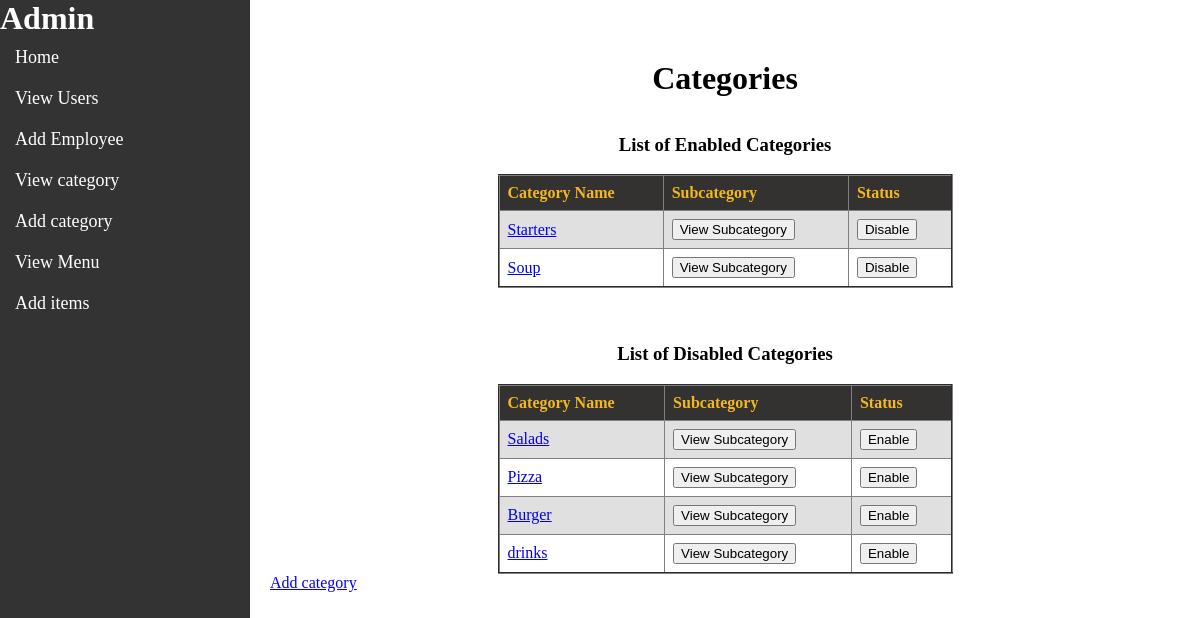
/a_view_category, run on the app's committed database.
### page1/models.py (models this page shows, shortened)
class Category(models.Model):
    cid=models.IntegerField(primary_key=True,auto_created=True,)
    cname=models.CharField(max_length=50,null=False,blank=False)
    status=models.BooleanField(default=False)

### page1/views.py (the view)
# urls.py: path('a_view_category',views.a_view_category,name="a_view_category"),
def a_view_category(request):
    categories=Category.objects.all()
    return render(request,'a_view_category.html',{"cat":categories})

### templates/a_view_category.html (shortened to what this page needs)
{% load static %}
<!DOCTYPE html>
<html>
<head>
</head>
<body>
    {% include 'a_sidebar.html' %}
    <div id="content">
    </div>
    <div id="content">
        <center><h1>Categories</h1></center><br>
        <center><h3>List of Enabled Categories</h3></center>
        <table align="center" height="550%" border=2px soid black>
            <tr>
                <th>Category Name</th>
                <th>Subcategory</th>
                <th>Status</th>
            </tr>
            {% for item in cat %}
            {% if item.status == 1 %}
            <tr>
                <td><a href="{% url 'a_edit_category' item.pk %}">{{item.cname}}</a></td>
                <td>
                    <form method="post" action="{% url 'a_view_subcategory' item.pk %}" name="scview" id="scview">
                        <button type="submit">View Subcategory</button>
                    </form>
                </td>
                <td>
                    <form method="post" action="{% url 'a_status_category' item.pk %}" name="disableitem" id="disableitem">
                        <button type="submit">Disable</button>
                    </form>
                </td>
            </tr>
            {% endif %}
            {% endfor %}
        </table><br><br>
        <center><h3>List of Disabled Categories</h3></center>
        <table align="center" height="550%" border=2px soid black>
            <tr>
                <th>Category Name</th>
                <th>Subcategory</th>
                <th>Status</th>
            </tr>
            {% for item in cat %}
            {% if item.status == 0 %}
            <tr>
                <td><a href="{% url 'a_edit_category' item.pk %}">{{item.cname}}</a></td>
                <td>
                    <form method="post" action="{% url 'a_view_subcategory' item.pk %}" name="scview" id="scview">
                        <button type="submit">View Subcategory</button>
                    </form>
                </td>
                <td>
                    <form method="post" action="{% url 'a_status_category' item.pk %}" name="disableitem" id="disableitem">
                        <button type="submit">Enable</button>
                    </form>
                </td>
            </tr>
            {% endif %}
            {% endfor %}
        </table>
        <a href="{% url 'a_add_category' %}">Add category</a>
    </div>
</body>
</html>

### data on the page
Category: cname "Starters"
Category: cname "Soup"
Category: cname "Salads"
Category: cname "Pizza"
Category: cname "Burger"
Category: cname "drinks"
